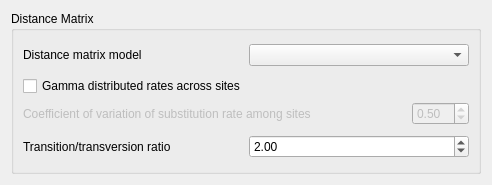
<?xml version="1.0" encoding="UTF-8"?>
<ui version="4.0">
 <class>DistMatrixModel</class>
 <widget class="QWidget" name="DistMatrixModel">
  <property name="windowModality">
   <enum>Qt::NonModal</enum>
  </property>
  <property name="enabled">
   <bool>true</bool>
  </property>
  <property name="geometry">
   <rect>
    <x>0</x>
    <y>0</y>
    <width>492</width>
    <height>185</height>
   </rect>
  </property>
  <property name="sizePolicy">
   <sizepolicy hsizetype="Preferred" vsizetype="Preferred">
    <horstretch>0</horstretch>
    <verstretch>0</verstretch>
   </sizepolicy>
  </property>
  <property name="minimumSize">
   <size>
    <width>0</width>
    <height>0</height>
   </size>
  </property>
  <property name="contextMenuPolicy">
   <enum>Qt::DefaultContextMenu</enum>
  </property>
  <property name="windowTitle">
   <string notr="true"/>
  </property>
  <layout class="QVBoxLayout" name="verticalLayout">
   <property name="sizeConstraint">
    <enum>QLayout::SetMinimumSize</enum>
   </property>
   <item>
    <widget class="QGroupBox" name="groupBox">
     <property name="title">
      <string>Distance Matrix</string>
     </property>
     <layout class="QGridLayout" name="gridLayout_2">
      <property name="sizeConstraint">
       <enum>QLayout::SetMinimumSize</enum>
      </property>
      <item row="0" column="0">
       <layout class="QHBoxLayout" name="horizontalLayout">
        <property name="sizeConstraint">
         <enum>QLayout::SetMinimumSize</enum>
        </property>
        <item>
         <widget class="QLabel" name="label_3">
          <property name="text">
           <string>Distance matrix model</string>
          </property>
         </widget>
        </item>
        <item>
         <widget class="QComboBox" name="modelBox"/>
        </item>
       </layout>
      </item>
      <item row="1" column="0">
       <layout class="QGridLayout" name="gridLayout">
        <property name="sizeConstraint">
         <enum>QLayout::SetMinimumSize</enum>
        </property>
        <item row="0" column="0">
         <widget class="QCheckBox" name="gammaCheckBox">
          <property name="text">
           <string>Gamma distributed rates across sites</string>
          </property>
         </widget>
        </item>
        <item row="1" column="0">
         <widget class="QLabel" name="coefLabel">
          <property name="enabled">
           <bool>false</bool>
          </property>
          <property name="text">
           <string>Coefficient of variation of substitution rate among sites</string>
          </property>
          <property name="wordWrap">
           <bool>false</bool>
          </property>
         </widget>
        </item>
        <item row="1" column="1">
         <spacer name="horizontalSpacer">
          <property name="orientation">
           <enum>Qt::Horizontal</enum>
          </property>
          <property name="sizeHint" stdset="0">
           <size>
            <width>40</width>
            <height>20</height>
           </size>
          </property>
         </spacer>
        </item>
        <item row="1" column="2">
         <widget class="QDoubleSpinBox" name="alphaSpinBox">
          <property name="enabled">
           <bool>false</bool>
          </property>
          <property name="decimals">
           <number>2</number>
          </property>
          <property name="minimum">
           <double>0.010000000000000</double>
          </property>
          <property name="singleStep">
           <double>0.100000000000000</double>
          </property>
          <property name="value">
           <double>0.500000000000000</double>
          </property>
         </widget>
        </item>
       </layout>
      </item>
      <item row="2" column="0">
       <layout class="QHBoxLayout" name="horizontalLayout_2">
        <property name="sizeConstraint">
         <enum>QLayout::SetMinimumSize</enum>
        </property>
        <item>
         <widget class="QLabel" name="label">
          <property name="text">
           <string>Transition/transversion ratio</string>
          </property>
         </widget>
        </item>
        <item>
         <widget class="QDoubleSpinBox" name="transitionRatioSpinBox">
          <property name="decimals">
           <number>2</number>
          </property>
          <property name="minimum">
           <double>0.010000000000000</double>
          </property>
          <property name="maximum">
           <double>200.000000000000000</double>
          </property>
          <property name="singleStep">
           <double>1.000000000000000</double>
          </property>
          <property name="value">
           <double>2.000000000000000</double>
          </property>
         </widget>
        </item>
       </layout>
      </item>
     </layout>
    </widget>
   </item>
  </layout>
 </widget>
 <resources/>
 <connections>
  <connection>
   <sender>gammaCheckBox</sender>
   <signal>toggled(bool)</signal>
   <receiver>alphaSpinBox</receiver>
   <slot>setEnabled(bool)</slot>
   <hints>
    <hint type="sourcelabel">
     <x>163</x>
     <y>68</y>
    </hint>
    <hint type="destinationlabel">
     <x>359</x>
     <y>94</y>
    </hint>
   </hints>
  </connection>
  <connection>
   <sender>gammaCheckBox</sender>
   <signal>toggled(bool)</signal>
   <receiver>coefLabel</receiver>
   <slot>setEnabled(bool)</slot>
   <hints>
    <hint type="sourcelabel">
     <x>156</x>
     <y>68</y>
    </hint>
    <hint type="destinationlabel">
     <x>156</x>
     <y>94</y>
    </hint>
   </hints>
  </connection>
 </connections>
</ui>
